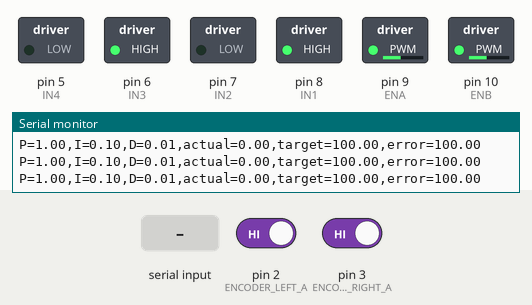
Recording of a sketch running on a simulated Arduino Uno, built with avr-gcc and run on an emulated ATmega328P. On the bench: switched loads named in the sketch (green lamp = pin HIGH), the last lines printed to the serial monitor. The inputs (shaded band) are chosen by the test bench; at power-on: pin 2 (ENCODER_LEFT_A) HIGH, pin 3 (ENCODER_RIGHT_A) HIGH.

Above: at 1.25 s.
1.3 s: "SETPOINT=\n" received over Serial
2.8 s: "SETPOINT=,45\n" received over Serial
At 3.7 s:
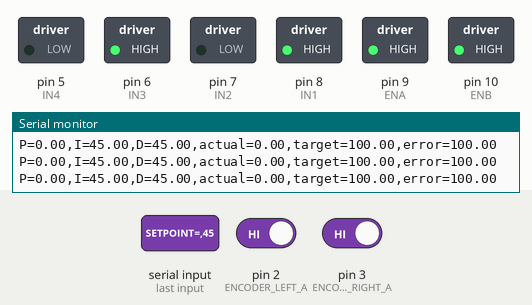
4.3 s: "SETPOINT=90\n" received over Serial
At 5.5 s:
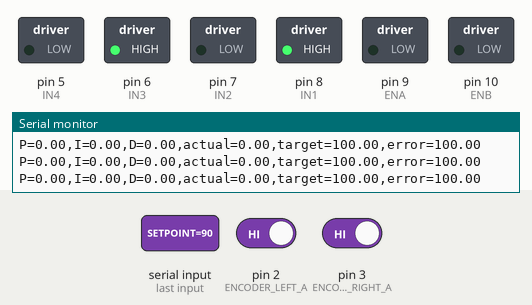
Timing chart, 0 to 7.3 s (numbered marks = the images above; inputs shaded):
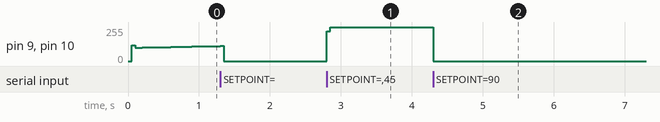

Measured:
- after the input at 2.8 s, pin 9 (ENA), pin 10 (ENB): 0/255 → 255/255 at once
- after the input at 4.3 s, pin 9 (ENA), pin 10 (ENB): 255/255 → 0/255 at once

The sketch:

arduino_pid.ino
```cpp
/*
 * 智能车PID调参示例 - Arduino版本
 *
 * 功能：
 * 1. 通过串口接收上位机发送的PID参数
 * 2. 实时发送PID数据给上位机
 * 3. 实现基本的速度PID控制
 *
 * 硬件连接：
 * - 电机驱动：PWM引脚9, 10
 * - 编码器：中断引脚2, 3
 * - 串口：115200波特率
 */

// ============ 引脚定义 ============
#define ENA 9    // 左电机PWM
#define IN1 8    // 左电机方向
#define IN2 7
#define ENB 10   // 右电机PWM
#define IN3 6    // 右电机方向
#define IN4 5

#define ENCODER_LEFT_A 2   // 左编码器A相（中断）
#define ENCODER_LEFT_B 4   // 左编码器B相
#define ENCODER_RIGHT_A 3  // 右编码器A相（中断）
#define ENCODER_RIGHT_B 11 // 右编码器B相

// ============ PID参数 ============
float Kp = 1.0;    // 比例系数
float Ki = 0.1;    // 积分系数
float Kd = 0.01;   // 微分系数

// ============ 控制变量 ============
volatile long encoder_left_count = 0;
volatile long encoder_right_count = 0;

float target_speed = 100.0;   // 目标速度
float current_speed = 0.0;    // 当前速度
float error = 0.0;            // 误差
float last_error = 0.0;       // 上次误差
float integral = 0.0;         // 积分项
float derivative = 0.0;       // 微分项
float output = 0.0;           // PID输出

unsigned long last_time = 0;
unsigned long sample_time = 50;  // 采样周期50ms

// ============ 串口接收缓冲 ============
String input_string = "";
boolean string_complete = false;

// ============ 初始化 ============
void setup() {
  // 串口初始化
  Serial.begin(115200);
  input_string.reserve(200);

  // 电机引脚
  pinMode(ENA, OUTPUT);
  pinMode(ENB, OUTPUT);
  pinMode(IN1, OUTPUT);
  pinMode(IN2, OUTPUT);
  pinMode(IN3, OUTPUT);
  pinMode(IN4, OUTPUT);

  // 编码器引脚
  pinMode(ENCODER_LEFT_A, INPUT_PULLUP);
  pinMode(ENCODER_LEFT_B, INPUT_PULLUP);
  pinMode(ENCODER_RIGHT_A, INPUT_PULLUP);
  pinMode(ENCODER_RIGHT_B, INPUT_PULLUP);

  // 中断设置
  attachInterrupt(digitalPinToInterrupt(ENCODER_LEFT_A), encoder_left_isr, RISING);
  attachInterrupt(digitalPinToInterrupt(ENCODER_RIGHT_A), encoder_right_isr, RISING);

  // 设置前进方向
  digitalWrite(IN1, HIGH);
  digitalWrite(IN2, LOW);
  digitalWrite(IN3, HIGH);
  digitalWrite(IN4, LOW);

  last_time = millis();

  Serial.println("Smart Car PID Controller Started");
  Serial.println("Format: P=1.00,I=0.10,D=0.01");
}

// ============ 编码器中断服务 ============
void encoder_left_isr() {
  if (digitalRead(ENCODER_LEFT_B)) {
    encoder_left_count++;
  } else {
    encoder_left_count--;
  }
}

void encoder_right_isr() {
  if (digitalRead(ENCODER_RIGHT_B)) {
    encoder_right_count++;
  } else {
    encoder_right_count--;
  }
}

// ============ 主循环 ============
void loop() {
  // 处理串口接收
  serial_receive();

  // 定时计算PID
  unsigned long current_time = millis();
  if (current_time - last_time >= sample_time) {
    // 计算当前速度（脉冲数/50ms）
    current_speed = (encoder_left_count + encoder_right_count) / 2.0;

    // 重置编码器
    encoder_left_count = 0;
    encoder_right_count = 0;

    // 计算PID
    pid_calculate();

    // 控制电机
    motor_control(output);

    // 发送数据给上位机
    send_data();

    last_time = current_time;
  }
}

// ============ PID计算 ============
void pid_calculate() {
  // 计算误差
  error = target_speed - current_speed;

  // 积分项（带抗饱和）
  integral += error * sample_time / 1000.0;
  integral = constrain(integral, -1000, 1000);  // 限制积分项

  // 微分项
  derivative = (error - last_error) / (sample_time / 1000.0);

  // PID输出
  output = Kp * error + Ki * integral + Kd * derivative;

  // 限制输出范围
  output = constrain(output, -255, 255);

  // 保存上次误差
  last_error = error;
}

// ============ 电机控制 ============
void motor_control(float speed) {
  if (speed > 0) {
    // 前进
    digitalWrite(IN1, HIGH);
    digitalWrite(IN2, LOW);
    digitalWrite(IN3, HIGH);
    digitalWrite(IN4, LOW);
    analogWrite(ENA, (int)speed);
    analogWrite(ENB, (int)speed);
  } else if (speed < 0) {
    // 后退
    digitalWrite(IN1, LOW);
    digitalWrite(IN2, HIGH);
    digitalWrite(IN3, LOW);
    digitalWrite(IN4, HIGH);
    analogWrite(ENA, (int)(-speed));
    analogWrite(ENB, (int)(-speed));
  } else {
    // 停止
    analogWrite(ENA, 0);
    analogWrite(ENB, 0);
  }
}

// ============ 串口接收处理 ============
void serial_receive() {
  while (Serial.available()) {
    char inChar = (char)Serial.read();
    if (inChar == '\n') {
      string_complete = true;
    } else {
      input_string += inChar;
    }
  }

  if (string_complete) {
    parse_command(input_string);
    input_string = "";
    string_complete = false;
  }
}

// ============ 解析指令 ============
void parse_command(String cmd) {
  cmd.trim();

  // 检查是否是PID参数设置
  if (cmd.indexOf('P=') >= 0 && cmd.indexOf('I=') >= 0) {
    // 解析 P=1.00,I=0.10,D=0.01
    int p_start = cmd.indexOf('P=') + 2;
    int p_end = cmd.indexOf(',');
    int i_start = cmd.indexOf('I=') + 2;
    int i_end = cmd.indexOf(',', i_start);
    int d_start = cmd.indexOf('D=') + 2;

    if (p_start > 1 && i_start > 1 && d_start > 1) {
      float new_p = cmd.substring(p_start, p_end).toFloat();
      float new_i = cmd.substring(i_start, i_end).toFloat();
      float new_d = cmd.substring(d_start).toFloat();

      // 设置新参数
      Kp = new_p;
      Ki = new_i;
      Kd = new_d;

      // 重置积分项
      integral = 0;

      // 回显确认
      Serial.print("PID Updated: P=");
      Serial.print(Kp, 2);
      Serial.print(", I=");
      Serial.print(Ki, 2);
      Serial.print(", D=");
      Serial.println(Kd, 2);
    }
  }
  // 其他命令
  else if (cmd == "STATUS") {
    // 发送状态
    send_status();
  }
  else if (cmd == "RESET") {
    // 重置PID
    integral = 0;
    last_error = 0;
    Serial.println("PID Reset");
  }
  else if (cmd == "STOP") {
    // 停止电机
    motor_control(0);
    Serial.println("Motor Stopped");
  }
  else if (cmd.startsWith("SETPOINT=")) {
    // 设置目标速度
    float new_setpoint = cmd.substring(9).toFloat();
    target_speed = new_setpoint;
    Serial.print("Target Speed: ");
    Serial.println(target_speed);
  }
}

// ============ 发送数据给上位机 ============
void send_data() {
  // 格式: P=1.00,I=0.10,D=0.01,actual=95.50,target=100.00,error=4.50
  Serial.print("P=");
  Serial.print(Kp, 2);
  Serial.print(",I=");
  Serial.print(Ki, 2);
  Serial.print(",D=");
  Serial.print(Kd, 2);
  Serial.print(",actual=");
  Serial.print(current_speed, 2);
  Serial.print(",target=");
  Serial.print(target_speed, 2);
  Serial.print(",error=");
  Serial.println(error, 2);
}

// ============ 发送状态 ============
void send_status() {
  Serial.println("=== Status ===");
  Serial.print("PID: P=");
  Serial.print(Kp, 2);
  Serial.print(", I=");
  Serial.print(Ki, 2);
  Serial.print(", D=");
  Serial.println(Kd, 2);
  Serial.print("Target: ");
  Serial.println(target_speed);
  Serial.print("Current: ");
  Serial.println(current_speed);
  Serial.print("Error: ");
  Serial.println(error);
  Serial.print("Output: ");
  Serial.println(output);
  Serial.println("==============");
}
```
